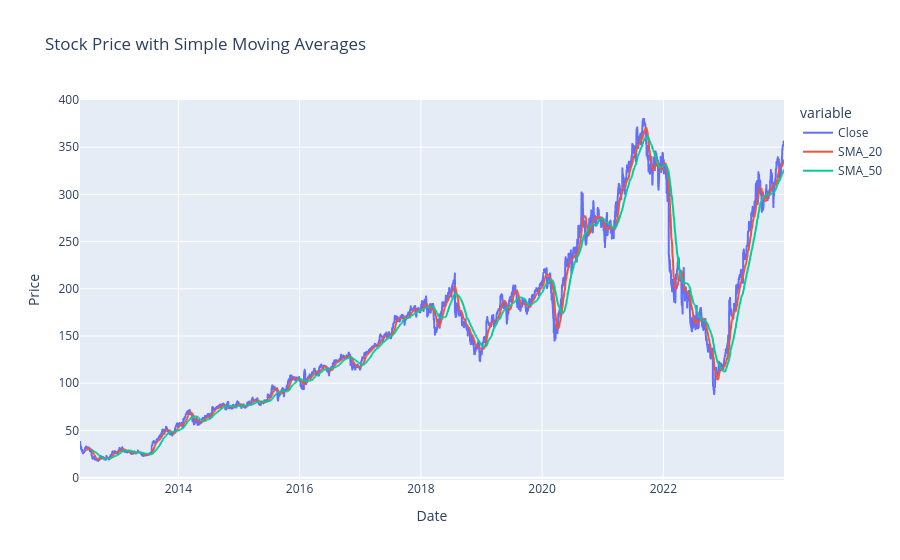

The notebook cell this image was saved under:
### Code cell
plotter.plot_stock_mva(data)

### Figure 1 — Plotly figure (JSON) as saved in the notebook; plotly's stock layout.template omitted (floating-point values rounded to 4 significant figures; data arrays with more than 128 entries replaced by an {"elided": "..."} marker saying what was removed)
{"data": [{"hovertemplate": "variable=Close<br>Date=%{x}<br>Price=%{y}<extra></extra>", "legendgroup": "Close", "line": {"color": "#636efa", "dash": "solid"}, "marker": {"symbol": "circle"}, "mode": "lines", "name": "Close", "showlegend": true, "type": "scattergl", "x": {"elided": "2923 str values"}, "xaxis": "x", "y": {"elided": "2923 float values"}, "yaxis": "y"}, {"hovertemplate": "variable=SMA_20<br>Date=%{x}<br>Price=%{y}<extra></extra>", "legendgroup": "SMA_20", "line": {"color": "#EF553B", "dash": "solid"}, "marker": {"symbol": "circle"}, "mode": "lines", "name": "SMA_20", "showlegend": true, "type": "scattergl", "x": {"elided": "2923 str values"}, "xaxis": "x", "y": {"elided": "2923 float values"}, "yaxis": "y"}, {"hovertemplate": "variable=SMA_50<br>Date=%{x}<br>Price=%{y}<extra></extra>", "legendgroup": "SMA_50", "line": {"color": "#00cc96", "dash": "solid"}, "marker": {"symbol": "circle"}, "mode": "lines", "name": "SMA_50", "showlegend": true, "type": "scattergl", "x": {"elided": "2923 str values"}, "xaxis": "x", "y": {"elided": "2923 float values"}, "yaxis": "y"}], "layout": {"legend": {"title": {"text": "variable"}, "tracegroupgap": 0}, "title": {"text": "Stock Price with Simple Moving Averages"}, "xaxis": {"anchor": "y", "domain": [0, 1], "title": {"text": "Date"}}, "yaxis": {"anchor": "x", "domain": [0, 1], "title": {"text": "Price"}}}}
